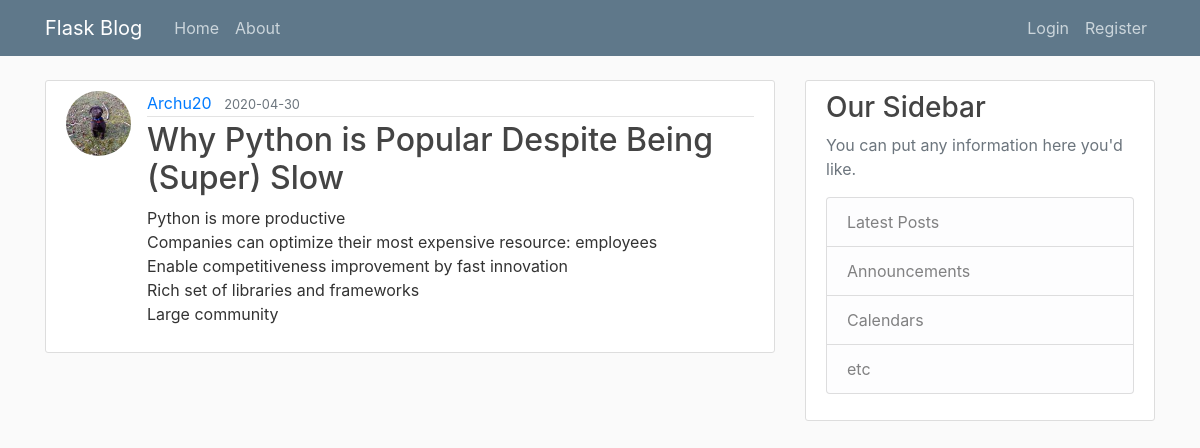
/post/11, run on the app's committed database.
### flaskblog/models.py (models this page shows, shortened)
class User(db.Model,UserMixin):
    id = db.Column(db.Integer,primary_key=True)
    username = db.Column(db.String(20),unique=True,nullable=False)
    email= db.Column(db.String(120),unique=True,nullable=False)
    image_file= db.Column(db.String(20),nullable=False,default='default.jpg')
    password=db.Column(db.String(60),nullable=False)
    posts = db.relationship('Post', backref='author', lazy=True)

class Post(db.Model):
    id=db.Column(db.Integer,primary_key=True)
    title=db.Column(db.String(100),nullable=False)
    date_posted=db.Column(db.DateTime,nullable=False,default=datetime.utcnow)
    content=db.Column(db.Text,nullable=False)
    user_id = db.Column(db.Integer, db.ForeignKey('user.id'), nullable=False)

### flaskblog/posts/routes.py (the view)
@posts.route("/post/<int:post_id>")
def post(post_id):
    post = Post.query.get_or_404(post_id)
    return render_template('post.html',title='post.title',post=post)

### flaskblog/templates/post.html (shortened to what this page needs)
{% extends "layout.html" %}
{% block content%}
    <article class="media content-section">
      <img class="rounded-circle article-img"src="{{ url_for('static',filename='profile_pics/'+post.author.image_file)}}" alt="">
        <div class="media-body">
          <div class="article-metadata">
            <a class="mr-2" href="{{url_for('users.user_posts',username=post.author.username)}}">{{ post.author.username }}</a>
            <small class="text-muted">{{ post.date_posted.strftime('%Y-%m-%d') }}</small>
          </div>
          <h2 class="article-title" >{{ post.title }}</h2>
          <p class="article-content">{{ post.content }}</p>
        </div>
    </article>
{% endblock content%}

### flaskblog/static/main.css (style rules this page uses)
body { background: #fafafa; color: #333333; margin-top: 5rem; }
h1, h2, h3, h4, h5, h6 { color: #444444; }
.content-section { background: #ffffff; padding: 10px 20px; border: 1px solid #dddddd; border-radius: 3px; margin-bottom: 20px; }
.article-title { color: #444444; }
.article-content { white-space: pre-line; }
.article-img { height: 65px; width: 65px; margin-right: 16px; }
.article-metadata { padding-bottom: 1px; margin-bottom: 4px; border-bottom: 1px solid #e3e3e3 }

### data on the page
User: image_file (picture), author.username "Archu20"
Post: date_posted "2020-04-30", title "Why Python is Popular Despite Being (Super) Slow", content "Python is more productive Companies can optimize their most expensive resource: employees Enable competitiveness improvement by fast innovation Rich set of libraries and frameworks Large community"
